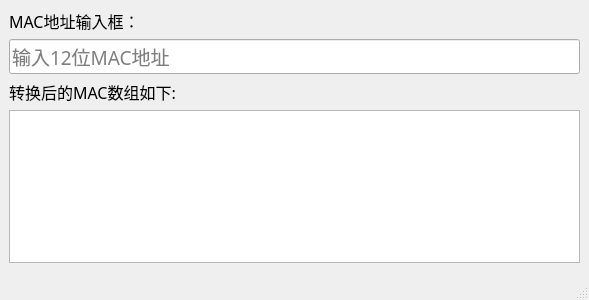
<?xml version="1.0" encoding="UTF-8"?>
<ui version="4.0">
 <class>MAC_Transform</class>
 <widget class="QMainWindow" name="MAC_Transform">
  <property name="geometry">
   <rect>
    <x>0</x>
    <y>0</y>
    <width>589</width>
    <height>300</height>
   </rect>
  </property>
  <property name="font">
   <font>
    <family>黑体</family>
    <pointsize>12</pointsize>
    <weight>50</weight>
    <bold>false</bold>
   </font>
  </property>
  <property name="windowTitle">
   <string>MAC地址转换工具V1.0</string>
  </property>
  <property name="windowIcon">
   <iconset resource="apprcc.qrc">
    <normaloff>:/pic/resources/linux_216px_1210908_easyicon.net.png</normaloff>:/pic/resources/linux_216px_1210908_easyicon.net.png</iconset>
  </property>
  <widget class="QWidget" name="centralwidget">
   <layout class="QGridLayout" name="gridLayout">
    <item row="0" column="0">
     <widget class="QLabel" name="label">
      <property name="font">
       <font>
        <pointsize>12</pointsize>
       </font>
      </property>
      <property name="text">
       <string>MAC地址输入框：</string>
      </property>
     </widget>
    </item>
    <item row="1" column="0">
     <widget class="QLineEdit" name="le_mac">
      <property name="font">
       <font>
        <pointsize>14</pointsize>
       </font>
      </property>
      <property name="maxLength">
       <number>10000</number>
      </property>
      <property name="placeholderText">
       <string>输入12位MAC地址</string>
      </property>
     </widget>
    </item>
    <item row="2" column="0">
     <widget class="QLabel" name="label_2">
      <property name="font">
       <font>
        <pointsize>12</pointsize>
       </font>
      </property>
      <property name="text">
       <string>转换后的MAC数组如下:</string>
      </property>
     </widget>
    </item>
    <item row="3" column="0">
     <widget class="QTextBrowser" name="textBrowser"/>
    </item>
   </layout>
  </widget>
  <widget class="QMenuBar" name="menubar">
   <property name="geometry">
    <rect>
     <x>0</x>
     <y>0</y>
     <width>589</width>
     <height>26</height>
    </rect>
   </property>
  </widget>
  <widget class="QStatusBar" name="statusbar"/>
 </widget>
 <resources>
  <include location="apprcc.qrc"/>
 </resources>
 <connections/>
</ui>
